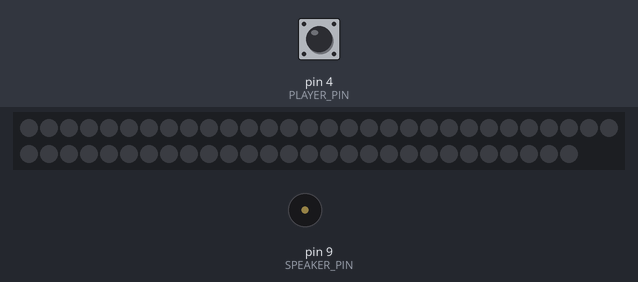
The sketch below on a simulated Arduino Uno, built with avr-gcc and run on an emulated ATmega328P. Shown: 58 RGB LEDs in strip order, left to right, continuing on the next row, buzzer (waves = sounding). The inputs (shaded band) are chosen by the test bench; at power-on: pin 4 (PLAYER_PIN) LOW. Dim RGB values are drawn brighter than linear; random numbers use the default seed unless the sketch sets one.

Above: at 1.2 s.
1.3 s: pin 4 (PLAYER_PIN) driven HIGH
At 1.66 s:
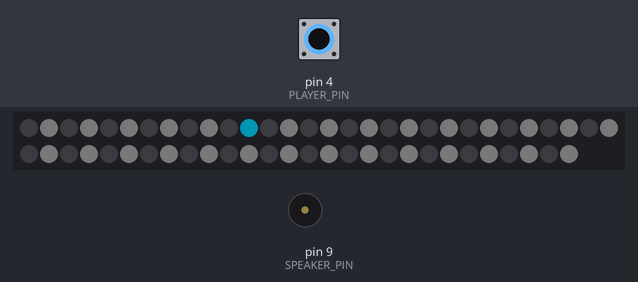
4.3 s: pin 4 (PLAYER_PIN) driven LOW
At 4.75 s:
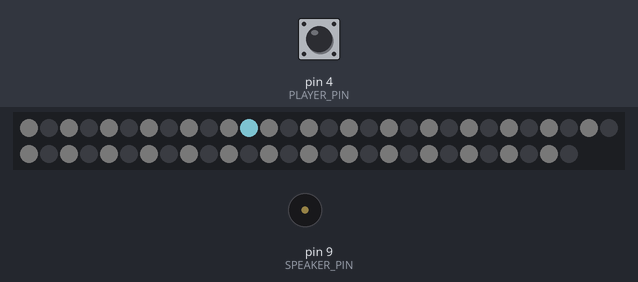
7.3 s: pin 4 (PLAYER_PIN) pulsed HIGH 2 times (0.12 s each, 0.3 s apart)
At 7.85 s:
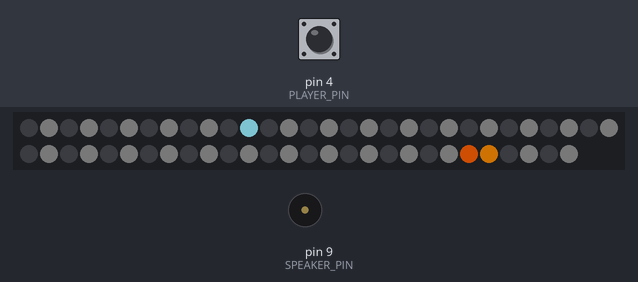
13.4 s: pin 4 (PLAYER_PIN) driven HIGH
At 26.73 s:
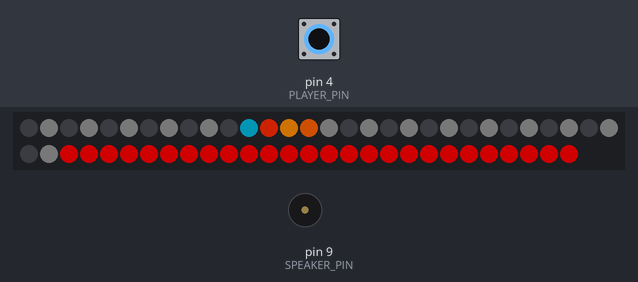
Timing chart, 0 to 28.2 s (numbered marks = the images above; inputs shaded):
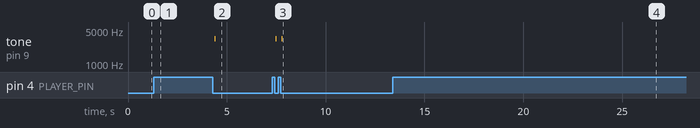

The sketch:

Lava.ino
```cpp
/*Lava Arduino Game
November 2nd 2016
by Jean-Christophe Leclerc-Massé
jclm1992@gmail.com
*/

#include "LavaGame.h"
#include <Adafruit_NeoPixel.h>


LavaGame lavaGame = LavaGame();

void setup() {
  Serial.begin(9600);

}

void loop() {
  lavaGame.updateAndDraw();
}
```

LavaGame.cpp
```cpp
#include "LavaGame.h"
#include <Arduino.h>

#define PLAYER_NORMAL_COLOR 0xFF03738C
#define PLAYER_JUMP_COLOR 0xFF9AEDFF
#define PLAYER_POSITION 11
#define PLAYER_PIN 4
#define SPEAKER_PIN 9
#define JUMP_LENGTH 6
#define JUMP_ACTION LOW
#define IDDLE HIGH
#define REFRESH_RATE 120
#define INCREMENT_DIFFICULTY_TIME  18000
#define DIFFICULTY_MULTIPLYER 2;
#define BASE_GAME_CLOCK 80
#define START_ANIMATION_COLOR 0x00FFEEFF
#define DEATH_ANIMATION_COLOR 0x00FF0000
#define DEATH_ANIMATION_INTERVAL 10
#define SONG_INTERVAL  30

LavaGame::LavaGame() {
  _hasTouchGround = false;
  _isJumping = false;
  _hasGameBegun = false;
  _clockSpeed = BASE_GAME_CLOCK;
  _lavaLayer = LavaLayer();
  _rockLayer = RockLayer();
  _gameClock.start();
  _melodyClock.start();
  _difficultyClock.start();
  _playerTimeJumping = 0;
  _songInterval = SONG_INTERVAL;
  _refreshChronoStrip.start();
  _strip = Adafruit_NeoPixel(NUMPIXELS, PIN, NEO_GRB + NEO_KHZ800);
  _strip.begin();
  _songPosition = 0;
}

void LavaGame::reset() {
  _hasTouchGround = false;
  _isJumping = false;
  _hasGameBegun = false;
  _clockSpeed = BASE_GAME_CLOCK;
  _songInterval = SONG_INTERVAL;
  _lavaLayer = LavaLayer();
  _rockLayer = RockLayer();
  _gameClock.restart();
  _melodyClock.restart();
  _difficultyClock.restart();
  _playerTimeJumping = 0;
  _refreshChronoStrip.restart();
  _songPosition = 0;
  for (int i = 0; i < NUMPIXELS; i ++) {
    _strip.setPixelColor(i,  START_ANIMATION_COLOR);
    _strip.show();
    delay(DEATH_ANIMATION_INTERVAL);
  }
}

void LavaGame::update() {
  processGameRules();
  if (_refreshChronoStrip.hasPassed(REFRESH_RATE)) {

    _lavaLayer.process();
    _refreshChronoStrip.restart();
  }

  printLayersToSrip();
}

void LavaGame::updateAndDraw() {
  update();
}

void LavaGame::processGameRules() {
  const bool BUTTONSTATE = digitalRead(PLAYER_PIN);

  if (!_hasGameBegun && BUTTONSTATE == IDDLE) {
    _hasGameBegun = true;
  }
  if (BUTTONSTATE == IDDLE) {
    _isJumping = false;
    _playerTimeJumping = 0;
  }

  if (_hasGameBegun && _melodyClock.hasPassed(_songInterval) && ! _isJumping) {
    //processSong();
    //_melodyClock.restart();
  }

  _hasTouchGround = BUTTONSTATE == IDDLE;
  if (_gameClock.hasPassed(_clockSpeed)) {


    if (_hasGameBegun) {
      _rockLayer.process();
      _lavaLayer.updateLavaLines();

    }


    if (_isJumping) {
      _playerTimeJumping++;

    } else if (_hasTouchGround) {
      _playerTimeJumping = 0;
    }

    _isJumping = BUTTONSTATE == JUMP_ACTION && _playerTimeJumping < JUMP_LENGTH;
    if(BUTTONSTATE == JUMP_ACTION && _playerTimeJumping == 0 && _hasGameBegun){
        tone(SPEAKER_PIN, 3300, 25);
    }
    if (_lavaLayer._pixels[PLAYER_POSITION] != 0x00000000 && !_isJumping ) {
      noTone(SPEAKER_PIN);
      for (int i = NUMPIXELS; i >= 0 ; i --) {
        _strip.setPixelColor(i, DEATH_ANIMATION_COLOR);
        _strip.show();
        delay(DEATH_ANIMATION_INTERVAL);

      }
      delay(200);
      reset();

    }
    _gameClock.restart();
  }

  if (_difficultyClock.hasPassed(INCREMENT_DIFFICULTY_TIME)) {
    _clockSpeed /= DIFFICULTY_MULTIPLYER;
    _songInterval / DIFFICULTY_MULTIPLYER;
    Serial.println(_clockSpeed);
    _difficultyClock.restart();
  }
}

void LavaGame::printLayersToSrip() {

  for (int i = 0; i < NUMPIXELS; i ++) {

    if (_rockLayer._pixels[i] != 0x000000) {
      _strip.setPixelColor(i, _rockLayer._pixels[i]);
    }

    if (_lavaLayer._pixels[i] != 0x000000) {
      _strip.setPixelColor(i, _lavaLayer._pixels[i]);
    }


    //set player position
    if (_hasGameBegun) {
      _strip.setPixelColor(PLAYER_POSITION, _isJumping ? PLAYER_JUMP_COLOR  : PLAYER_NORMAL_COLOR );
    }

    _strip.setBrightness(120);

    _strip.show();
  }

}

void LavaGame::processSong() {
  int tones[] = { 1915, 1700, 1519, 1432, 1275, 1136, 1014, 956 };

  tone(SPEAKER_PIN, tones[(int)random(8)], _songInterval);

  _songPosition ++;


}
```

LavaGame.h
```cpp
#ifndef LAVA_GAME_H
#define LAVA_GAME_H
#include "Adafruit_NeoPixel.h"
#include "LavaLayer.h"
#include "RockLayer.h"
#include <Chrono.h>
//class LavaGame
// Main controller of the game

#define NUMPIXELS 58
#define PIN 6

class LavaGame{
  public:
  LavaGame();
  void update();
  void updateAndDraw();
  void printLayersToSrip();
  void reset();


  private:
  Chrono _refreshChronoStrip, _gameClock, _difficultyClock, _melodyClock;
  LavaLayer _lavaLayer;
  RockLayer _rockLayer;
  Adafruit_NeoPixel _strip;
  bool _isJumping;
  int _clockSpeed;
  void processGameRules();
  int _playerTimeJumping;
  bool _hasTouchGround;
  bool _hasGameBegun;
  void processSong();
  int _songPosition;
  int _songInterval;
};

#endif
```

LavaLayer.cpp
```cpp
#include <TrueRandom.h>
#include "LavaLayer.h"


#define NUMPIXELS 58

  LavaLayer::LavaLayer() {
  reset();
}

void LavaLayer::reset() {
  for (int i = 0; i < LAVA_LINE_COUNT; i ++) {
   _lavaLines[i].setId(i);
  }
  clean();
}

void LavaLayer::updateLavaLines() {
  for (int i = 0; i < LAVA_LINE_COUNT; i ++) {
    _lavaLines[i].process();
  }
}

void LavaLayer::process() {
  const uint32_t LAVA_COLOR [3] = {0xFFF28705, 0xFFF25C05, 0xFFF22A05};
  clean();


  for (int i = 0; i < LAVA_LINE_COUNT; i++) {
    for (int j = _lavaLines[i]._x; j < (_lavaLines[i]._x + _lavaLines[i]._length); j++) {
      if (j > 0 && j < NUMPIXELS) {
        _pixels[j] = LAVA_COLOR [(int)random(0, 3)];
      }
    }
  }

}


void LavaLayer::clean() {
  for (int i = 0; i < NUMPIXELS; i++) {
    _pixels[i] = 0x00000000;
  }
}
```

LavaLayer.h
```cpp
//class LavaLayer
// Process the lava layer on the strip

#ifndef LAVA_LAYER_H
#define LAVA_LAYER_H


#include <Arduino.h>
#include "LavaLine.h"

#define LAVA_LINE_COUNT 8

#define NUMPIXELS 58

class LavaLayer {
  public :
    LavaLayer();
    void process();
    void clean();
    void reset();
    void updateLavaLines();
    uint32_t _pixels [NUMPIXELS];
    LavaLine _lavaLines [LAVA_LINE_COUNT];
};

#endif
```

LavaLine.cpp
```cpp
#include "LavaLine.h"
#include <Arduino.h>

#define MIN_SPAWN_POSITION 75
#define MAX_SPAWN_POSITION 56

#define MIN_LENGTH 1
#define MAX_LENGTH 5

#define spa


LavaLine::LavaLine() {
}

void LavaLine::setId(int id){
  _id = id + id * MAX_LENGTH*8 +3;
   reset();
}
void   LavaLine::reset() {
  //randomSeed(analogRead());
  _x = (int)rand() % (MAX_SPAWN_POSITION-MIN_SPAWN_POSITION+1) + MIN_SPAWN_POSITION + _id;
  _length= (int)rand() % (MAX_LENGTH-MIN_LENGTH) + MIN_LENGTH;
}
void   LavaLine::process() {
  _x--;
  if (_x + _length < 0) {
    reset();
  }

}
```

LavaLine.h
```cpp
//class LavaLine
// Process a strip of lava
#ifndef LAVA_LINE_H
#define LAVA_LINE_H

class LavaLine{

  public:
  LavaLine();
  void reset();
  void process();
  void setId(int id);
  int _length;
  int _x;
  private:
  int _id;

};

#endif
```

RockLayer.cpp
```cpp
#include "RockLayer.h"


#define NUMPIXELS 58

RockLayer::RockLayer() {
  for(int i = 0 ; i <NUMPIXELS; i++ ){
    _pattern[i] = i%2;
  }
  clean();
}


void RockLayer::process() {
  const uint32_t ROCK_COLOR [2] = {0xFF000000, 0x00050505};
  clean();
  for (int i = 0; i < NUMPIXELS; i++) {
    _pixels[i] = ROCK_COLOR [ _pattern[i]];
    _pattern[i] = !_pattern[i];
  }
}


void RockLayer::clean() {
  for (int i = 0; i < NUMPIXELS; i++) {
    _pixels[i] = 0x00000000;
  }
}
```

RockLayer.h
```cpp
//class RockLayer
// Process the rock layer on the led strip
#ifndef ROCK_LAYER_H
#define ROCK_LAYER_H

#include <Arduino.h>

#define NUMPIXELS 58

class RockLayer {
  public :
    RockLayer();
    void process();
    void clean();
    uint32_t _pixels [NUMPIXELS];

    private:
    int _id;

    int _pattern[NUMPIXELS];


};

#endif
```

Measured:
- after the input at 1.3 s, the LEDs: change after 0.15 s (image 1)
- after the input at 4.3 s, tone on pin 9 (SPEAKER_PIN): silent → 3300 Hz after 0.09 s, → silent 0.03 s later
- after the input at 7.3 s, tone on pin 9 (SPEAKER_PIN): alternates 3300 Hz for 0.03 s and silent for 0.27 s, 4 changes in all, then stays silent, starting after 0.18 s
- what the display in image 1 shows lasts 0.5 s, from 1.4 s to 1.9 s
